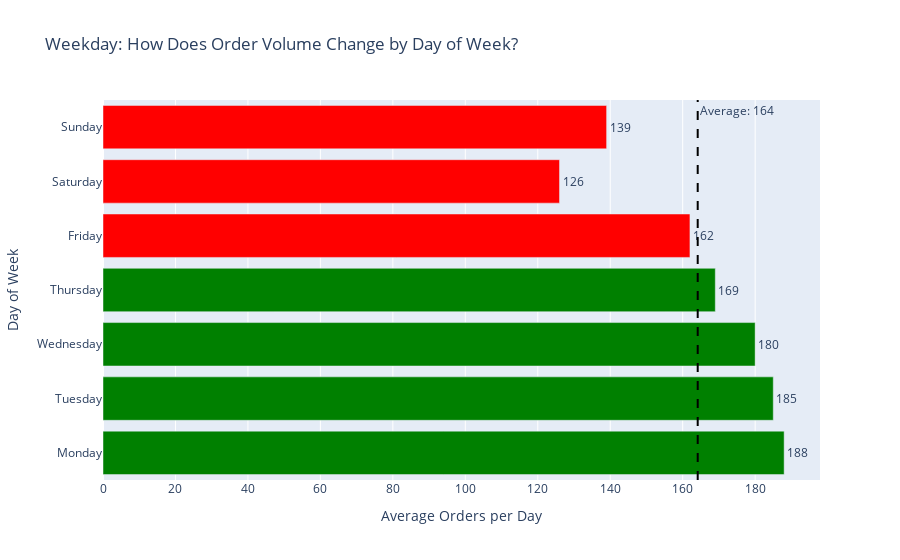

The cell this chart's notebook holds for it:
### Markdown cell above
### How does number of orders change weekly?

### Code cell
# Analyze only complete data period (Jan 2017 - Aug 2018)
complete_data = client.query("""
    SELECT 
        DATE(ordered_at) as order_date,
        COUNT(*) as num_orders,
        EXTRACT(DAYOFWEEK FROM ordered_at) as day_of_week
    FROM `jaffle-shop-483118.olist_dev.stg_olist__orders`
    WHERE DATE(ordered_at) BETWEEN '2017-01-01' AND '2018-08-31'
    GROUP BY order_date, day_of_week
    ORDER BY order_date
""").to_dataframe()

# Weekday vs Weekend orders
day_names = {1: 'Sunday', 2: 'Monday', 3: 'Tuesday', 4: 'Wednesday', 
             5: 'Thursday', 6: 'Friday', 7: 'Saturday'}
complete_data['day_name'] = complete_data['day_of_week'].map(day_names)

weekday_summary = complete_data.groupby('day_name')['num_orders'].agg(['mean', 'median']).round(0)
day_order = ['Monday', 'Tuesday', 'Wednesday', 'Thursday', 'Friday', 'Saturday', 'Sunday']
weekday_summary_sorted = weekday_summary.reindex(day_order)

avg_orders = weekday_summary_sorted['mean'].mean()

# Simple binary coloring
colors = ['green' if val > avg_orders else 'red' 
          for val in weekday_summary_sorted['mean']]

fig = go.Figure()

fig.add_trace(go.Bar(
    y=weekday_summary_sorted.index,  # Y-axis for horizontal
    x=weekday_summary_sorted['mean'],  # X-axis for horizontal
    orientation='h',  # Horizontal bars
    marker_color=colors,
    text=weekday_summary_sorted['mean'].astype(int),
    textposition='outside'
))

# Add average line (vertical for horizontal chart)
fig.add_vline(x=avg_orders, 
              line_dash="dash", 
              line_color="black",
              annotation_text=f"Average: {avg_orders:.0f}")

fig.update_layout(
    title="Weekday: How Does Order Volume Change by Day of Week?",
    yaxis_title="Day of Week",
    xaxis_title="Average Orders per Day",
    showlegend=False
)

fig.show()

### Figure 1 — Plotly figure (JSON) as saved in the notebook; plotly's stock layout.template omitted (floating-point values rounded to 4 significant figures)
{"data": [{"marker": {"color": ["green", "green", "green", "green", "red", "red", "red"]}, "orientation": "h", "text": [188.0, 185.0, 180.0, 169.0, 162.0, 126.0, 139.0], "textposition": "outside", "type": "bar", "x": [188.0, 185.0, 180.0, 169.0, 162.0, 126.0, 139.0], "y": ["Monday", "Tuesday", "Wednesday", "Thursday", "Friday", "Saturday", "Sunday"]}], "layout": {"annotations": [{"showarrow": false, "text": "Average: 164", "x": 164.1, "xanchor": "left", "xref": "x", "y": 1, "yanchor": "top", "yref": "y domain"}], "shapes": [{"line": {"color": "black", "dash": "dash"}, "type": "line", "x0": 164.1, "x1": 164.1, "xref": "x", "y0": 0, "y1": 1, "yref": "y domain"}], "showlegend": false, "title": {"text": "Weekday: How Does Order Volume Change by Day of Week?"}, "xaxis": {"title": {"text": "Average Orders per Day"}}, "yaxis": {"title": {"text": "Day of Week"}}}}
